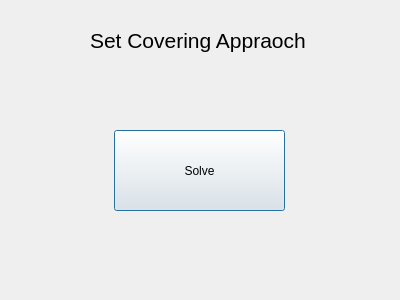
<?xml version="1.0" encoding="UTF-8"?>
<ui version="4.0">
 <class>SetCover</class>
 <widget class="QDialog" name="SetCover">
  <property name="geometry">
   <rect>
    <x>0</x>
    <y>0</y>
    <width>400</width>
    <height>300</height>
   </rect>
  </property>
  <property name="windowTitle">
   <string>Dialog</string>
  </property>
  <widget class="QLabel" name="label">
   <property name="geometry">
    <rect>
     <x>90</x>
     <y>20</y>
     <width>221</width>
     <height>41</height>
    </rect>
   </property>
   <property name="font">
    <font>
     <pointsize>16</pointsize>
    </font>
   </property>
   <property name="text">
    <string>Set Covering Appraoch</string>
   </property>
  </widget>
  <widget class="QPushButton" name="pushButton">
   <property name="geometry">
    <rect>
     <x>114</x>
     <y>130</y>
     <width>171</width>
     <height>81</height>
    </rect>
   </property>
   <property name="text">
    <string>Solve</string>
   </property>
  </widget>
 </widget>
 <resources/>
 <connections/>
</ui>
